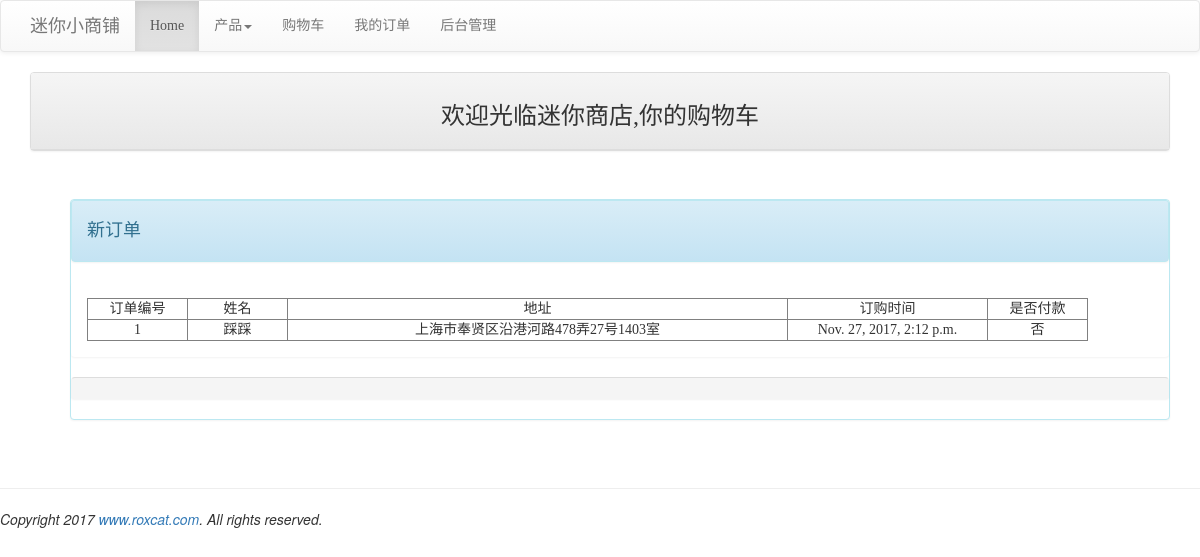
Page /myorders/ on the committed database.
### shopstore/models.py (models this page shows, shortened)
class Order(models.Model):
	user = models.CharField(max_length=50)
	full_name = models.CharField(max_length=20)
	address = models.CharField(max_length=200)
	phone = models.CharField(max_length=11)
	created_at = models.DateTimeField(auto_now_add=True)
	updated_at = models.DateTimeField(auto_now=True)
	paid = models.BooleanField(default=False)
	class Meta:
		ordering = ('-created_at',)

### shopstore/views.py (the view)
# urls.py: url(r'^myorders/$', views.my_orders),
def my_orders(request):
	all_categories = models.Category.objects.all()
	orders = models.Order.objects.all()
	return render(request,'myorders.html',locals())

### templates/myorders.html (shortened to what this page needs)
{% extends "base.html" %}
{% block content %}
<div class="container">
	<div class="row">
		<div class="col-md-12">
			<div class="panel panel-default">
				<div class="panel-heading" align="center">
					<h3>欢迎光临迷你商店,你的购物车</h3>
				</div>
			</div>
		</div>
	</div>
	<dir class="row">
		<dir class="col-sm-12">
			<div class="panel panel-info">
				<div class="panel panel-heading">
					<h4>新订单</h4>
				</div>
				<div class="panel panel-body">
					{% for order in orders %}
						{% if forloop.first %}
						<table border="1">
							<tr>
								<td width="100" align="center">订单编号</td>
								<td width="100" align="center">姓名</td>
								<td width="500" align="center">地址</td>
								<td width="200" align="center">订购时间</td>
								<td width="100" align="center">是否付款</td>
							</tr>
						{% endif %}
							<div class="listgroup">
								<div class="listgroup-item">
									<tr>
										<td align="center">{{ order.id }}</td>
										<td align="center">{{ order.full_name }}</td>
										<td align="center">{{ order.address }}</td>
										<td align="center">{{ order.created_at }}</td>
										<td align="center">{{ order.paid | yesno:"是,否" }}</td>
									</tr>
								</div>
							</div>
						{% if forloop.last %}
						</table>
						{% endif %}
					{% empty %}
						<em>没有处理中的订单</em>
					{% endfor %}
				</div>
				<div class="panel panel-footer">
				</div>
			</div>
		</dir>
	</dir>
</div>
{% endblock %}

### templates/base.html (style rules this page uses)
h1,h2,h3,h4,h5,p,div { font-family: 微软雅黑; }

### rows in the picture
Order: id "1", full_name "踩踩", address "上海市奉贤区沿港河路478弄27号1403室", created_at "Nov. 27, 2017, 2:12 p.m.", paid "否"
